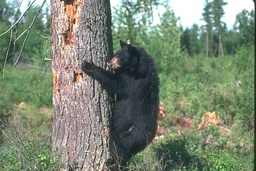
#> input picture AAI/old/dataset/kmeans_8/images/test/100039.jpg, 256 x 171 px, shrunk from 481 x 321 before the run, given as the content of the folder ve/MTech/Semester 2/Machine Learning/Practical/Assign8/train, which was not available
$ jupyter execute 'Copy of Assignment8.ipynb'   (text cells are left out)
#> lines starting #> are read from the running program, lines starting #| are printed output that depends on the picture; pictures that were not available may be replaced by others from this repository, and a replacement may not be noted
[cell 1]
import os
import cv2
import numpy as np
import matplotlib.pyplot as plt
from sklearn.cluster import KMeans
from skimage.metrics import adapted_rand_error

data_folders = {
    'train': '/content/drive/MyDrive/MTech/Semester 2/Machine Learning/Practical/Assign8/test',
    'test': '/content/drive/MyDrive/MTech/Semester 2/Machine Learning/Practical/Assign8/train',
    'val': '/content/drive/MyDrive/MTech/Semester 2/Machine Learning/Practical/Assign8/val'
}

def load_images(directory, num_samples=3):
#> called with num_samples = 10
    image_list = []
    file_names = os.listdir(directory)[:num_samples]
    for file in file_names:
        img_path = os.path.join(directory, file)
        img = cv2.imread(img_path)
#> img is the input picture: shape (171, 256, 3); mean B, G, R 114.6, 134.5, 122.3
        if img is not None:
            img = cv2.cvtColor(img, cv2.COLOR_BGR2RGB)
            image_list.append(img)
    return image_list

def perform_kmeans_segmentation(image, num_clusters):
    height, width, channels = image.shape
    pixel_values = image.reshape((-1, 3))
    pixel_values = np.float32(pixel_values)

    kmeans = KMeans(n_clusters=num_clusters, random_state=42, n_init=10)
    labels = kmeans.fit_predict(pixel_values)
    cluster_centers = kmeans.cluster_centers_

    segmented_image = cluster_centers[labels].reshape((height, width, channels))
    segmented_image = np.uint8(segmented_image)

    return segmented_image

def display_kmeans_results(image_list, cluster_counts):
    for img in image_list:
        fig, axes = plt.subplots(1, len(cluster_counts) + 1, figsize=(15, 5))

        axes[0].imshow(img)
        axes[0].set_title("Original")
        axes[0].axis("off")

        for i, num_clusters in enumerate(cluster_counts):
            segmented_img = perform_kmeans_segmentation(img, num_clusters)
            axes[i+1].imshow(segmented_img)
            axes[i+1].set_title(f"K = {num_clusters}")
            axes[i+1].axis("off")

        plt.show()

def compute_bde(original_img, segmented_img):
    error, *_ = adapted_rand_error(original_img, segmented_img)
    return error

def assess_segmentation(image_list, cluster_counts):
    for img in image_list:
        print("Evaluating Image...\n")
        for num_clusters in cluster_counts:
            segmented_img = perform_kmeans_segmentation(img, num_clusters)
            bde_score = compute_bde(img, segmented_img)
            print(f"BDE for K={num_clusters}: {bde_score:.4f}")
        print("\n")

test_images = load_images(data_folders["test"], num_samples=10)
#> test_images = 1 item

cluster_options = [2, 4, 8, 16]

display_kmeans_results(test_images, cluster_options)
#> the loop in display_kmeans_results, `for img in image_list:` made 1 pass
#> pass 1, in perform_kmeans_segmentation, `segmented_image = cluster_centers[labels].reshape((height, width, chan..`:
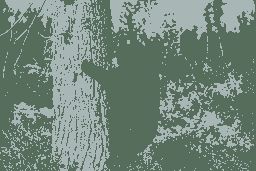
#> segmented_image: shape (171, 256, 3) float32; mean of channels 0, 1, 2 122.5, 134.6, 114.7; drawn as B, G, R
#> pass 1, in perform_kmeans_segmentation (call 2), `segmented_image = cluster_centers[labels].reshape((height, width, chan..`:
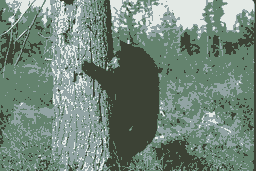
#> segmented_image: shape (171, 256, 3) float32; mean of channels 0, 1, 2 122.4, 134.5, 114.6; drawn as B, G, R
#> pass 1, in display_kmeans_results, `plt.show()`:
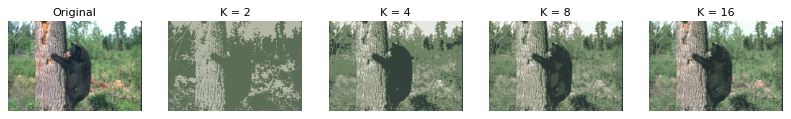
#> figure drawn by matplotlib, 5 panels

assess_segmentation(test_images, cluster_options)
#> the loop in assess_segmentation, `for img in image_list:` made 1 pass
#> (printed output is left out)
#> pass 1, in perform_kmeans_segmentation (call 7), `segmented_image = cluster_centers[labels].reshape((height, width, chan..`:
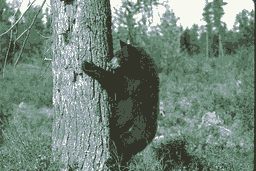
#> segmented_image: shape (171, 256, 3) float32; mean of channels 0, 1, 2 122.3, 134.5, 114.6; drawn as B, G, R
#> pass 1, in perform_kmeans_segmentation (call 8), `segmented_image = cluster_centers[labels].reshape((height, width, chan..`:
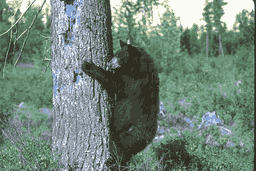
#> segmented_image: shape (171, 256, 3) float32; mean of channels 0, 1, 2 122.3, 134.5, 114.6; drawn as B, G, R

$ run again, on AAI/old/dataset/kmeans_8/images/test/107014.jpg
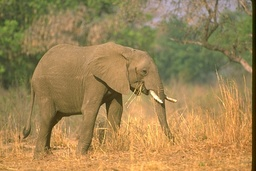
#> input picture AAI/old/dataset/kmeans_8/images/test/107014.jpg, 256 x 171 px, shrunk from 481 x 321 before the run, given as the content of the folder ve/MTech/Semester 2/Machine Learning/Practical/Assign8/train, which was not available
#> in load_images, img is the input picture: shape (171, 256, 3); mean B, G, R 83.5, 132.4, 159.8
#> test_images = 1 item
#> the loop in display_kmeans_results, `for img in image_list:` made 1 pass
#> pass 1, in perform_kmeans_segmentation, `segmented_image = cluster_centers[labels].reshape((height, width, chan..`:
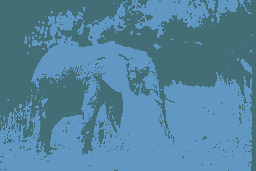
#> segmented_image: shape (171, 256, 3) float32; mean of channels 0, 1, 2 159.7, 132.4, 83.5; drawn as B, G, R
#> the loop in assess_segmentation, `for img in image_list:` made 1 pass
#> (printed output is left out)
#> pass 1, in perform_kmeans_segmentation (call 8), `segmented_image = cluster_centers[labels].reshape((height, width, chan..`:
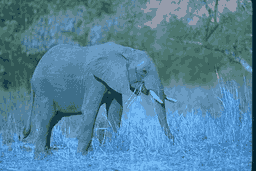
#> segmented_image: shape (171, 256, 3) float32; mean of channels 0, 1, 2 159.8, 132.4, 83.5; drawn as B, G, R

$ run again, on AAI/old/dataset/kmeans_8/images/test/109055.jpg
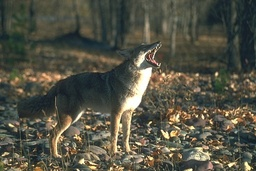
#> input picture AAI/old/dataset/kmeans_8/images/test/109055.jpg, 256 x 171 px, shrunk from 481 x 321 before the run, given as the content of the folder ve/MTech/Semester 2/Machine Learning/Practical/Assign8/train, which was not available
#> in load_images, img is the input picture: shape (171, 256, 3); mean B, G, R 68.9, 82.5, 83.2
#> test_images = 1 item
#> the loop in display_kmeans_results, `for img in image_list:` made 1 pass
#> the loop in assess_segmentation, `for img in image_list:` made 1 pass
#> (printed output is left out)
#> pass 1, in perform_kmeans_segmentation (call 7), `segmented_image = cluster_centers[labels].reshape((height, width, chan..`:
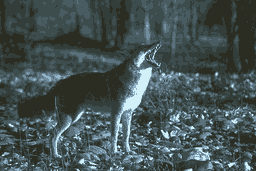
#> segmented_image: shape (171, 256, 3) float32; mean of channels 0, 1, 2 83.2, 82.5, 68.9; drawn as B, G, R
#> pass 1, in perform_kmeans_segmentation (call 8), `segmented_image = cluster_centers[labels].reshape((height, width, chan..`:
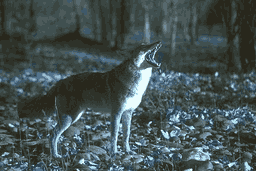
#> segmented_image: shape (171, 256, 3) float32; mean of channels 0, 1, 2 83.2, 82.5, 68.9; drawn as B, G, R
